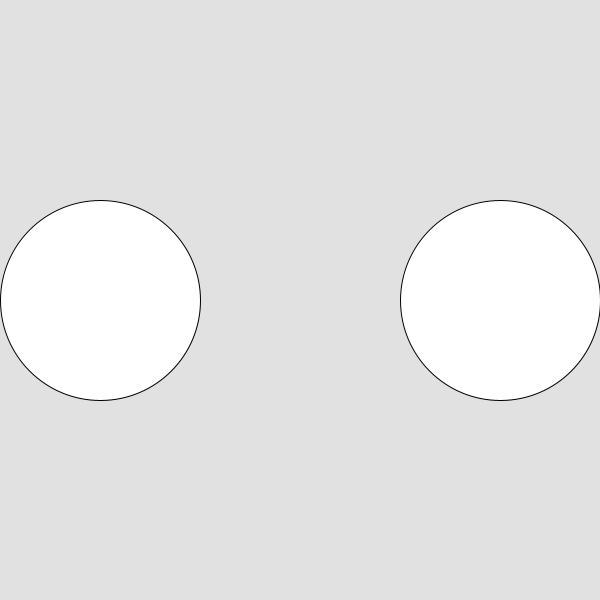
Frame 1 (no input)
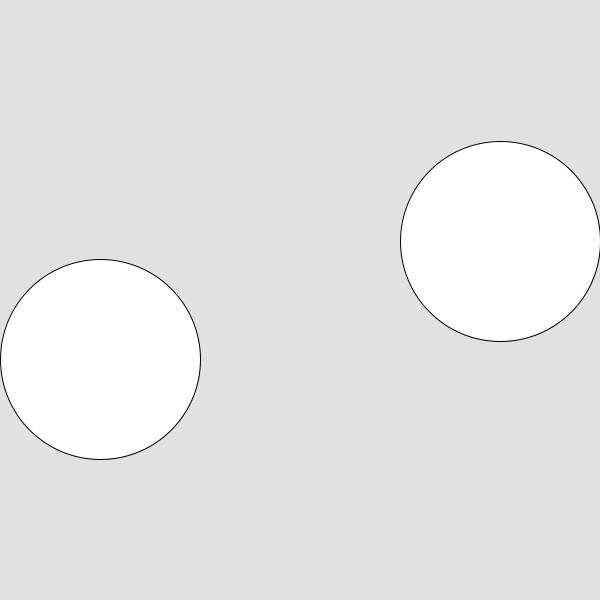
Frame 60 (the mouse pressed at the canvas centre just before this capture)
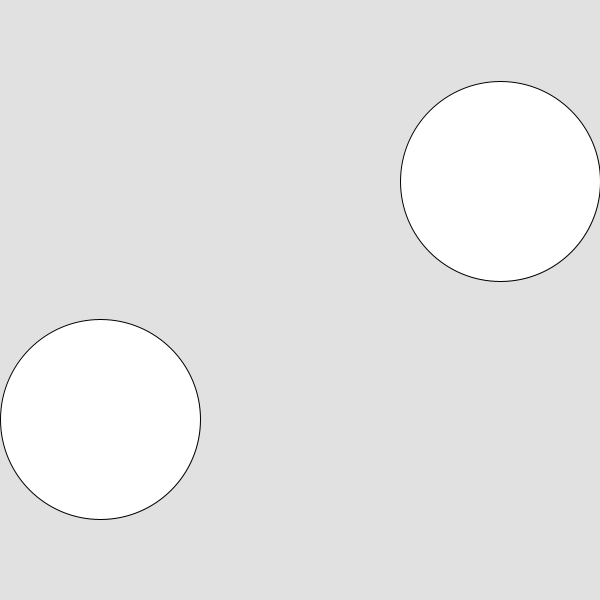
Frame 120 (the mouse held since frame 60 and released just before this capture)

The Processing sketch that drew these frames (run headless with seeded random() and noise(); from frame 60 on, the mouse is pressed at the canvas centre):

// Processing sketch: Circles_go_up_and_down
// ── Circles_go_up_and_down.pde





int x;
int y;
void setup() {
size(600,600);
x = 300;
y = 300;
}




void draw() {
 background(225);
  ellipse(100,x,200,200);
  ellipse(500,y,200,200);
  x = x + 1;
  y = y - 1;
  
  if (x > 800){
  x=300;
  }
 if (y > 300) {
   y = 500;
 }
  
}
